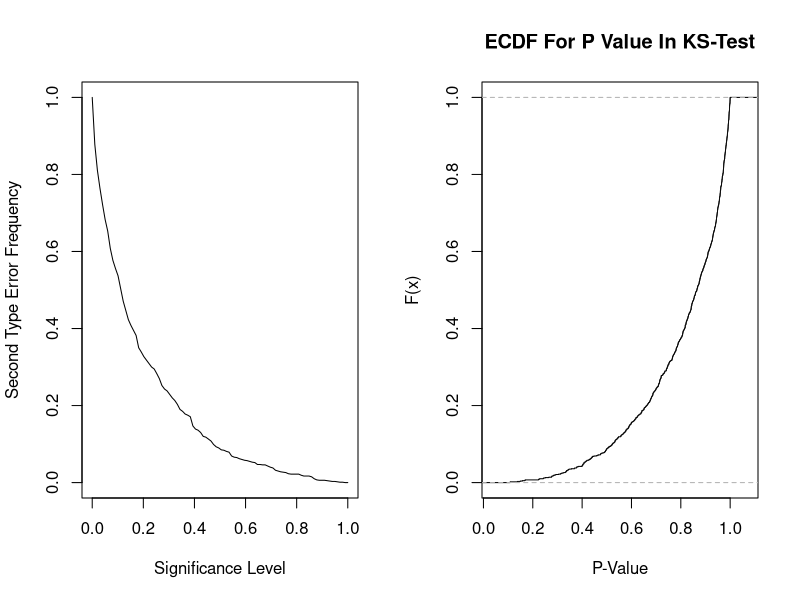

Write the R code that produced this figure.
N = 100
UNIF.MAX = 2
ALT.UNIF.MAX = 2.2

print.test.result <- function(p.value, test.name, signif=0.95) {
  status <- if (p.value <= signif) "rejected" else "not rejected"
  res <- sprintf("The hypothesis is %s by %s test with p.value=%f",
                 status, test.name, p.value)
  print(res, quote=FALSE)
}

unif.ks.test <- function(sample) {
  p.value <- ks.test(sample, function(...) punif(..., max=UNIF.MAX))$p.value
}

plot.task.a <- function() {
  signifs <- seq(from=0, to=1, length.out=100)
  samples <- lapply(1:1000, function(ignored) runif(N, max=ALT.UNIF.MAX))
  p.values <- sapply(samples, function(sample) unif.ks.test(sample))
  accepted <- sapply(signifs, function(signif) length(which(p.values > signif)))
  plot(x=signifs, y=accepted / length(samples),
       xlab="Significance Level",
       ylab="Second Type Error Frequency",
       type="l")
}

plot.task.b <- function() {
  samples <- lapply(1:1000, function(ignored) rnorm(N))
  p.values <- sapply(samples, function(sample) {
    ks.test(sample, function(...) pnorm(..., mean=mean(sample), sd=sd(sample)))$p.value
  })
  plot(ecdf(p.values), main="ECDF For P Value In KS-Test", ylab="F(x)", xlab="P-Value")
}

show.plots <- function() {
  par(mfrow=c(1, 2))
  plot.task.a()
  plot.task.b()
}

save.plots.jpeg <- function(filename) {
  jpeg(filename, width=960, height=480)
  show.plots()
  dev.off()
}

save.plots.jpeg("06/plot.jpg")
